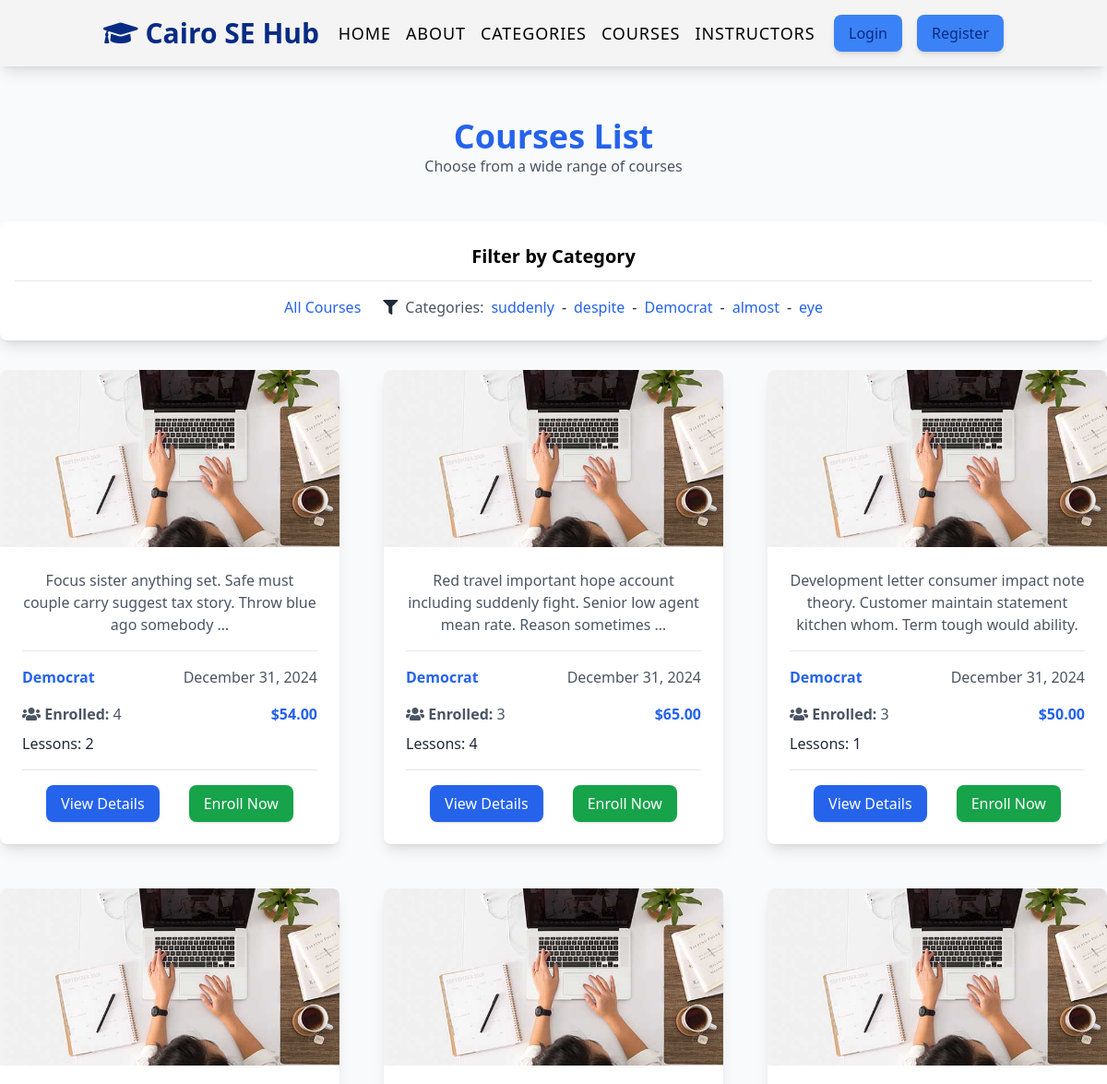
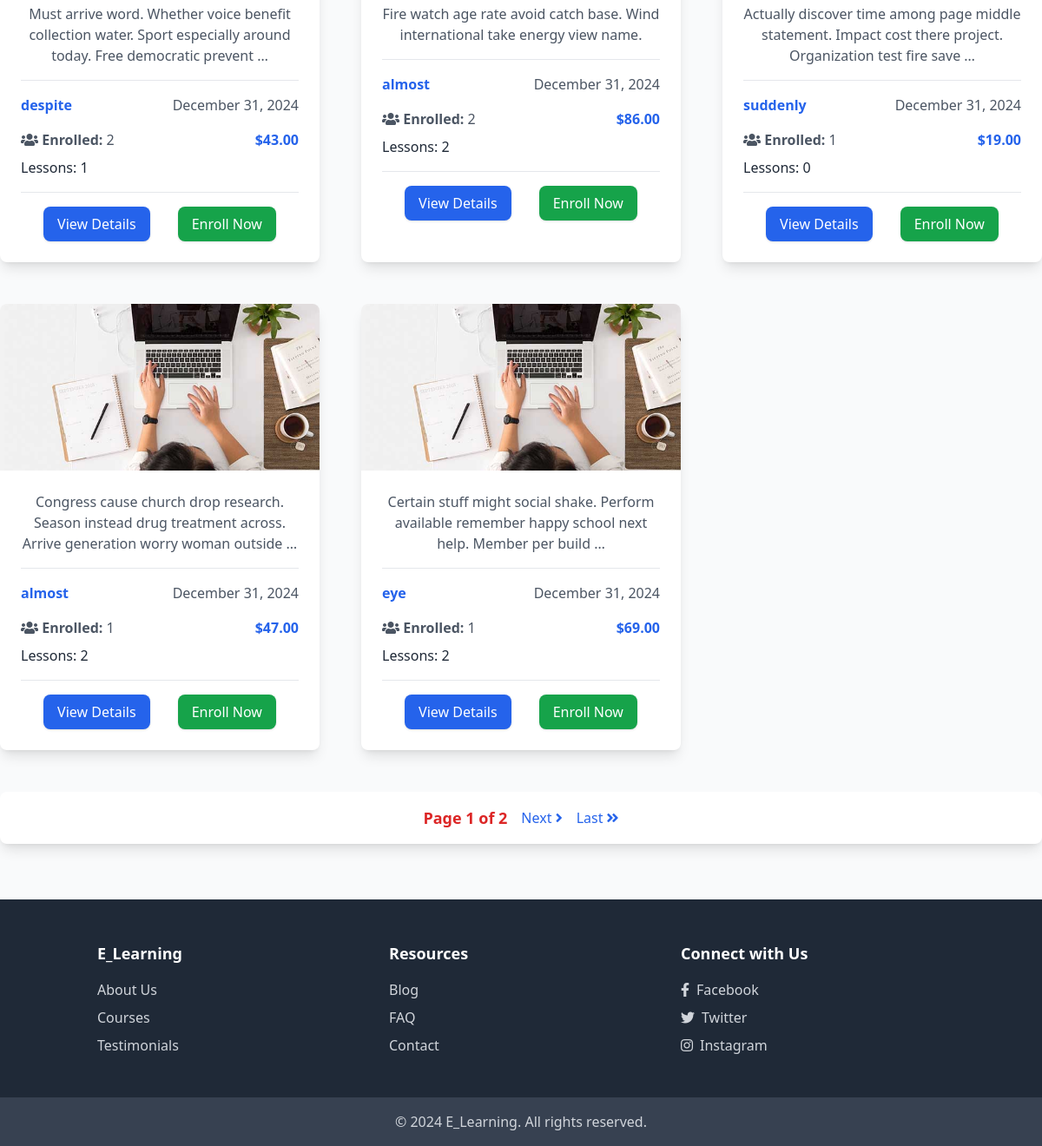
Page /courses/ on the committed database (2 pictures, top to bottom).
### courses/models.py (models this page shows, shortened)
class Category(models.Model):
    name = models.CharField(max_length=255)
    description = models.TextField()
    created_at = models.DateTimeField(auto_now_add=True)
    def __str__(self):
        return self.name

class Course(models.Model):
    title = models.CharField(max_length=255)
    description = models.TextField()
    price = models.DecimalField(max_digits=10, decimal_places=2, default=0)
    image = models.ImageField(upload_to='course_images/', null=True, blank=True)
    created_at = models.DateTimeField(auto_now_add=True)
    category = models.ForeignKey(
        Category,
        on_delete=models.CASCADE,
        related_name='courses',
        null=True,
        blank=True
    )

### courses/views.py (the view)
# urls.py: path('courses/', views.course_list, name='course_list'),
def course_list(request):
    category_filter = request.GET.get('category')
    if category_filter:
        courses = Course.objects.filter(category__id=category_filter)
    else:
        courses = Course.objects.all()
    courses = courses.annotate(enrolled=Count(
        'enrollment')).order_by('-enrolled')
    categories = Category.objects.all()
    paginator = Paginator(courses, 8)  # 8 courses per page
    page_number = request.GET.get('page')
    page_obj = paginator.get_page(page_number)
    return render(request, 'courses/course_list.html', {'courses': page_obj, 'categories': categories})

### templates/courses/course_list.html (shortened to what this page needs)
{% extends "base.html" %}
{% load static %}
{% block content %}
<section id="courses-list" class="py-16 bg-gray-50">
    <div class="max-w-7xl mx-auto text-center">
        <div class="mb-12">
            <h2 class="text-4xl font-semibold text-blue-600">Courses List</h2>
            <p class="text-gray-600">Choose from a wide range of courses</p>
        </div>
        <div class="mb-8 px-4 bg-white rounded-lg shadow-lg py-6">
            <h3 class="text-xl font-semibold text-black mb-4 border-b pb-3">Filter by Category</h3>
            <div class="flex justify-center gap-6">
                <a href="{% url 'course_list' %}" class="text-blue-600 hover:text-blue-800">All Courses</a>
                <div class="flex items-center gap-2">
                    <i class="fas fa-filter"></i>
                    <span class="text-gray-600">Categories:</span>
                    {% for category in categories %}
                        <a href="?category={{ category.id }}" class="text-blue-600 hover:text-blue-800">{{ category.name }}</a>{% if not forloop.last %} - {% endif %}
                    {% endfor %}
                </div>
            </div>
        </div>
        <div class="grid grid-cols-1 sm:grid-cols-2 lg:grid-cols-3 xl:grid-cols-4 gap-12">
            {% for course in courses %}
            <div class="bg-white rounded-lg shadow-lg overflow-hidden transform transition duration-300 hover:scale-105 hover:shadow-xl">
                <div class="relative">
                    <img src="{% static 'images/course-2.jpg' %}" alt="Course Image" class="w-full h-48 object-cover"/>
                </div>
                <div class="p-6">
                    <p class="text-gray-600 mb-4">{{ course.description|truncatewords:15 }}</p>
                    <div class="flex justify-between items-center mt-4 border-t border-gray-200 pt-4">
                        <span class="text-blue-600 font-semibold">{{ course.category }}</span>
                        <span class="text-gray-600">{{ course.created_at|date:"F d, Y" }}</span>
                    </div>
                    <div class="flex justify-between items-center mt-4">
                        <span class="text-gray-600">
                            <i class="fas fa-users"></i> <span class="font-semibold">Enrolled:</span> {{ course.enrolled }}
                        </span>
                        <span class="text-blue-600 font-semibold">${{ course.price }}</span>
                    </div>
                    <div class="flex justify-between items-center mt-2">
                        <span>Lessons: {{ course.lesson_set.count }}</span>
                    </div>
                    <div class="mt-4 space-x-4 flex justify-center items-center gap-4 border-t border-gray-200 pt-4">
                        <a href="{% url 'course_detail' course.id %}" class="bg-blue-600 hover:bg-blue-700 text-white py-2 px-4 rounded-lg shadow transition duration-300">
                            View Details
                        </a>
                        <a href="{% url 'enroll_in_course' course.id %}" class="bg-green-600 hover:bg-green-700 text-white py-2 px-4 rounded-lg shadow transition duration-300">
                            Enroll Now
                        </a>
                    </div>
                </div>
            </div>
            {% empty %}
            <p class="text-gray-600">No courses available.</p>
            {% endfor %}
        </div>
        <div class="mt-12 space-x-4 flex justify-center items-center bg-white p-4 rounded-lg shadow-lg">
            <span class="text-red-600 font-semibold text-lg">
                Page {{ courses.number }} of {{ courses.paginator.num_pages }}
            </span>
            {% if courses.has_next %}
            <a href="?page={{ courses.next_page_number }}" class="text-blue-600 hover:text-blue-800">
                Next <i class="fas fa-angle-right"></i>
            </a>
            <a href="?page={{ courses.paginator.num_pages }}" class="text-blue-600 hover:text-blue-800">
                Last <i class="fas fa-angle-double-right"></i>
            </a>
            {% endif %}
        </div>
    </div>
</section>
{% endblock content %}

### static/css/main.css (style rules this page uses)
:root { --primary-color: #2563eb; --second-text-color: #072b83; --btn-bg-color: #ffcd00; --third-color: #000; --fourth-color: #f4f4f4; --fifth-color: #1f2937; --success-color: #28a745; --danger-color: #dc3545; --info-color: #17a2b8; --warning-color: #ffc107; }
html { scroll-behavior: smooth; scroll-padding-top: 56.5px; }

### rows in the picture
Category: name "suddenly"
Category: name "despite"
Category: name "Democrat"
Category: name "almost"
Category: name "eye"
Course: description "Focus sister anything set. Safe must couple carry suggest tax story. Throw blue ago somebody …", category "Democrat", created_at "December 31, 2024", enrolled "4", price "54.00", lesson_set.count "2"
Course: description "Red travel important hope account including suddenly fight. Senior low agent mean rate. Reason sometimes …", category "Democrat", created_at "December 31, 2024", enrolled "3", price "65.00", lesson_set.count "4"
Course: description "Development letter consumer impact note theory. Customer maintain statement kitchen whom. Term tough would ability.", category "Democrat", created_at "December 31, 2024", enrolled "3", price "50.00", lesson_set.count "1"
Course: description "Must arrive word. Whether voice benefit collection water. Sport especially around today. Free democratic prevent …", category "despite", created_at "December 31, 2024", enrolled "2", price "43.00", lesson_set.count "1"
Course: description "Fire watch age rate avoid catch base. Wind international take energy view name.", category "almost", created_at "December 31, 2024", enrolled "2", price "86.00", lesson_set.count "2"
Course: description "Actually discover time among page middle statement. Impact cost there project. Organization test fire save …", category "suddenly", created_at "December 31, 2024", enrolled "1", price "19.00", lesson_set.count "0"
Course: description "Congress cause church drop research. Season instead drug treatment across. Arrive generation worry woman outside …", category "almost", created_at "December 31, 2024", enrolled "1", price "47.00", lesson_set.count "2"
Course: description "Certain stuff might social shake. Perform available remember happy school next help. Member per build …", category "eye", created_at "December 31, 2024", enrolled "1", price "69.00", lesson_set.count "2"

### other values in the picture
{{ courses.number }} "1"
{{ courses.paginator.num_pages }} "2"
